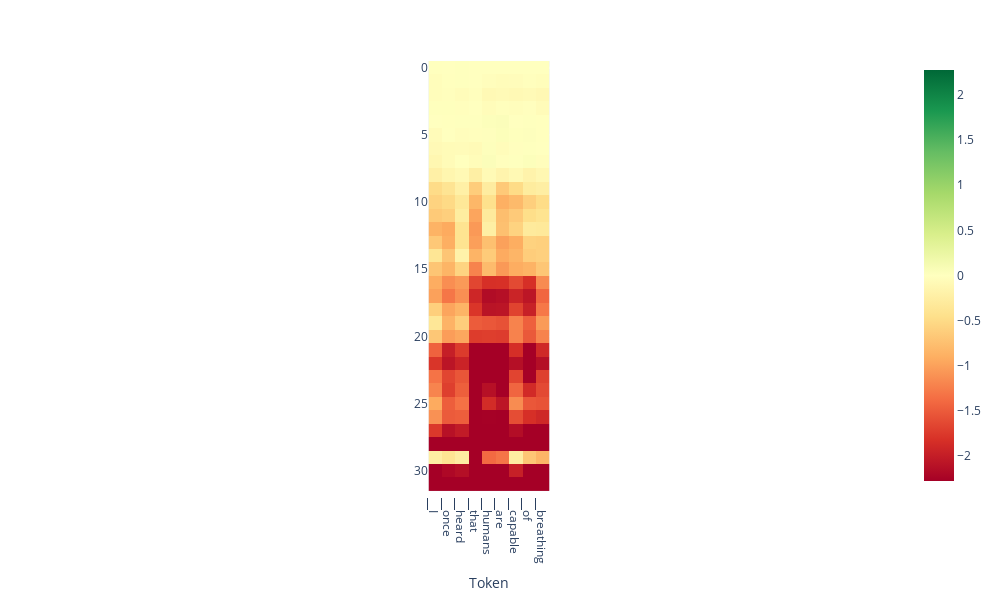

The notebook cell saved with this chart:
### Code cell
from lmdoctor.plot_utils import plot_projection_heatmap
tokens = tokenizer.tokenize(output['text'])
ld.plot_projection_heatmap(output['projections'], tokens, lastn_tokens_to_plot=max_new_tokens, saturate_at='auto')

### Figure 1 — Plotly figure (JSON) as saved in the notebook; plotly's stock layout.template omitted (floating-point values rounded to 4 significant figures; data arrays with more than 128 entries replaced by an {"elided": "..."} marker saying what was removed)
{"data": [{"coloraxis": "coloraxis", "hovertemplate": "Token: %{x}<br>y: %{y}<br>color: %{z}<extra></extra>", "name": "0", "type": "heatmap", "xaxis": "x", "yaxis": "y", "z": {"elided": "32x9 float values"}}], "layout": {"coloraxis": {"cmax": 2.277, "cmin": -2.277, "colorscale": [[0, "rgb(165,0,38)"], [0.1, "rgb(215,48,39)"], [0.2, "rgb(244,109,67)"], [0.3, "rgb(253,174,97)"], [0.4, "rgb(254,224,139)"], [0.5, "rgb(255,255,191)"], [0.6, "rgb(217,239,139)"], [0.7, "rgb(166,217,106)"], [0.8, "rgb(102,189,99)"], [0.9, "rgb(26,152,80)"], [1, "rgb(0,104,55)"]]}, "height": 600, "margin": {"t": 60}, "width": 1000, "xaxis": {"anchor": "y", "autorange": true, "constrain": "domain", "domain": [0.4261, 0.5739], "range": [-0.5, 8.5], "scaleanchor": "y", "ticktext": ["▁I", "▁once", "▁heard", "▁that", "▁humans", "▁are", "▁capable", "▁of", "▁breathing", "▁and"], "tickvals": [0, 1, 2, 3, 4, 5, 6, 7, 8, 9], "title": {"text": "Token"}}, "yaxis": {"anchor": "x", "autorange": true, "constrain": "domain", "domain": [0, 1], "range": [31.5, -0.5]}}}
